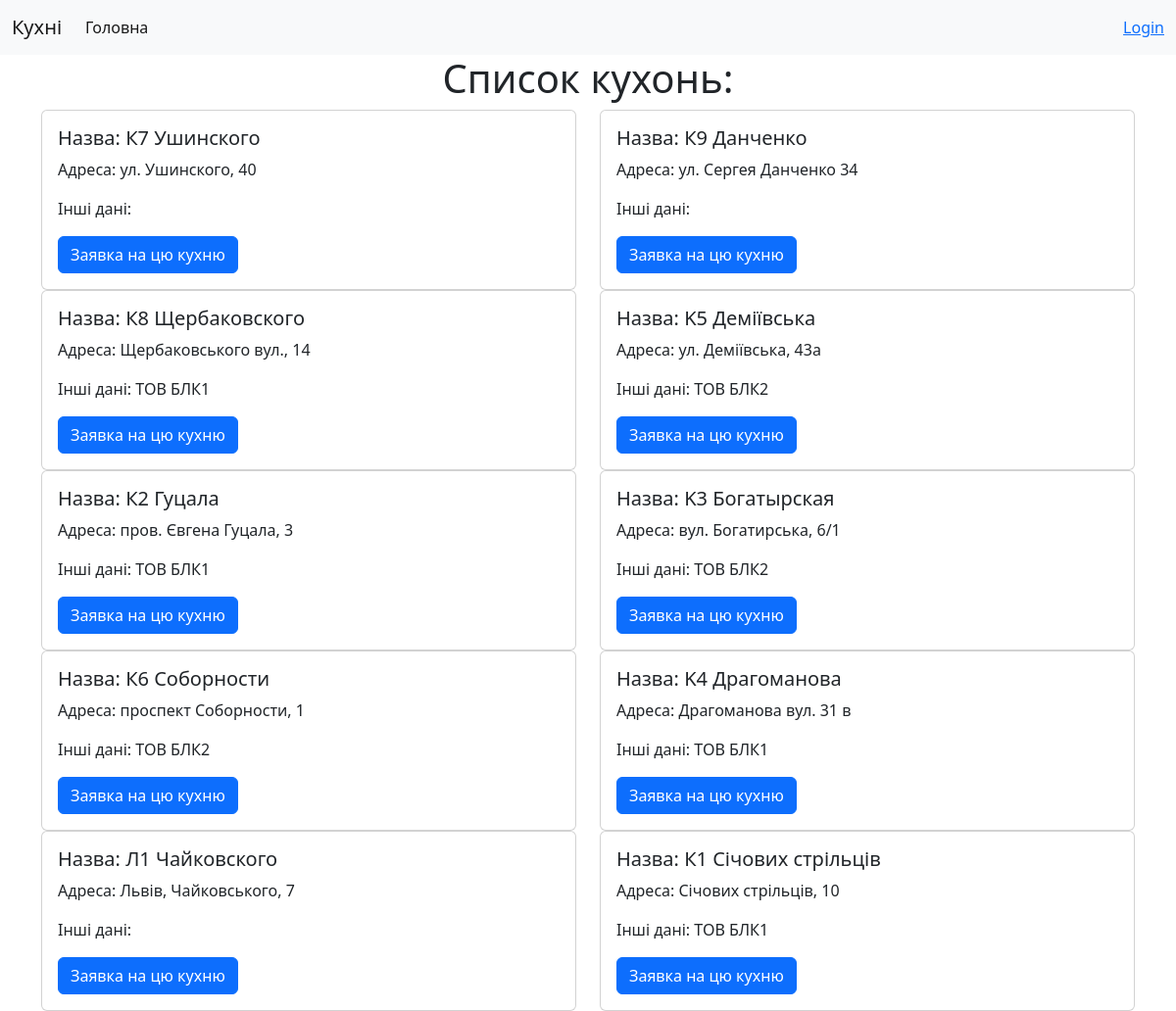
The page /kitchen/ on the database its author committed.
### kitchen/models.py (models this page shows, shortened)
class Kitchens(models.Model):
    id = models.IntegerField(primary_key=True)
    title = models.CharField(max_length=60, blank=True, null=True)
    address = models.CharField(max_length=60, blank=True, null=True)
    technical_information = models.CharField(db_column='Technical_Information', max_length=60, blank=True, null=True)  # Field name made lowercase.
    class Meta:
        managed = False
        db_table = 'kitchens'

### kitchen/views.py (the view)
# urls.py: path('', kitchen, name='kitchen'),
def kitchen(request):
    title = 'Кухні'
    kitchen = Kitchens.objects.all()
    return render(request, 'kitchen/kitchen.html', {'title': title, 'kitchen': kitchen})

### kitchen/templates/kitchen/kitchen.html (shortened to what this page needs)
{% extends 'base.html' %}
{% block content %}
<div class="container-lg">
    <h1 class="text text-center">Список кухонь:</h1>
    <div class="row">
        {% for item in kitchen %}
        <div class="col-sm-6">
            <div class="card">
                <div class="card-body">
                    <h5 class="card-title">Назва: {{item.title}}</h5>
                    <p class="card-text">Адреса: {{item.address}}</p>
                    <p> Інші дані: {{item.technical_information}}</p>
                    <a href="{% url 'create_request' item.pk %}" class="btn btn-primary">Заявка на цю кухню</a>
                </div>
            </div>
        </div>
        {% empty %}
        <p>Оновіть базу данних щоб отримати список підприємств!</p>
        {% endfor %}
    </div>
</div>
{% endblock %}

### templates/base.html (shortened to what this page needs)
<!doctype html>
<html lang="en">
<head>
    <link href="https://cdn.jsdelivr.net/npm/bootstrap@5.2.2/dist/css/bootstrap.min.css" rel="stylesheet"
>
    <link href="https://cdn.jsdelivr.net/npm/bootstrap@5.2.1/dist/css/bootstrap.min.css" rel="stylesheet"
>
</head>
<body>
{% include 'inc/nav_.html'%}
{% block content %}
{% endblock %}
</body>
</html>

### templates/inc/nav_.html (shortened to what this page needs)
<nav class="navbar navbar-expand-lg bg-light">
    <div class="container-fluid">
        <a class="navbar-brand">
            {% block head %}{{title}}{% endblock %}
        </a>
        <div class="collapse navbar-collapse" id="navbarNav">
            <ul class="navbar-nav">
                <li class="nav-item">
                    <a class="nav-link active" aria-current="page" href="{% url 'home'%}">Головна</a>
                </li>
            </ul>
        </div>
        <span>
      {% if request.user.is_authenticated %}
      {{user.first_name}}  {{user.last_name}} | <a href="{% url 'logout'%}">Вийти</a>
      {% else %}
      <a href="{% url 'login' %}">Login</a>
      {% endif%}
    </span>
    </div>
</nav>

### rows shown on the page
Kitchens: title "К7 Ушинского", address "ул. Ушинского, 40"
Kitchens: title "К9 Данченко", address "ул. Сергея Данченко 34"
Kitchens: title "К8 Щербаковского", address "Щербаковського вул., 14", technical_information "ТОВ БЛК1"
Kitchens: title "K5 Деміївська", address "ул. Деміївська, 43а", technical_information "ТОВ БЛК2"
Kitchens: title "К2 Гуцала", address "пров. Євгена Гуцала, 3", technical_information "ТОВ БЛК1"
Kitchens: title "K3 Богатырская", address "вул. Богатирська, 6/1", technical_information "ТОВ БЛК2"
Kitchens: title "К6 Соборности", address "проспект Соборности, 1", technical_information "ТОВ БЛК2"
Kitchens: title "K4 Драгоманова", address "Драгоманова вул. 31 в", technical_information "ТОВ БЛК1"
Kitchens: title "Л1 Чайковского", address "Львів, Чайковського, 7"
Kitchens: title "К1 Січових стрільців", address "Січових стрільців, 10", technical_information "ТОВ БЛК1"

### other values the page prints
{{ title }} "Кухні"
